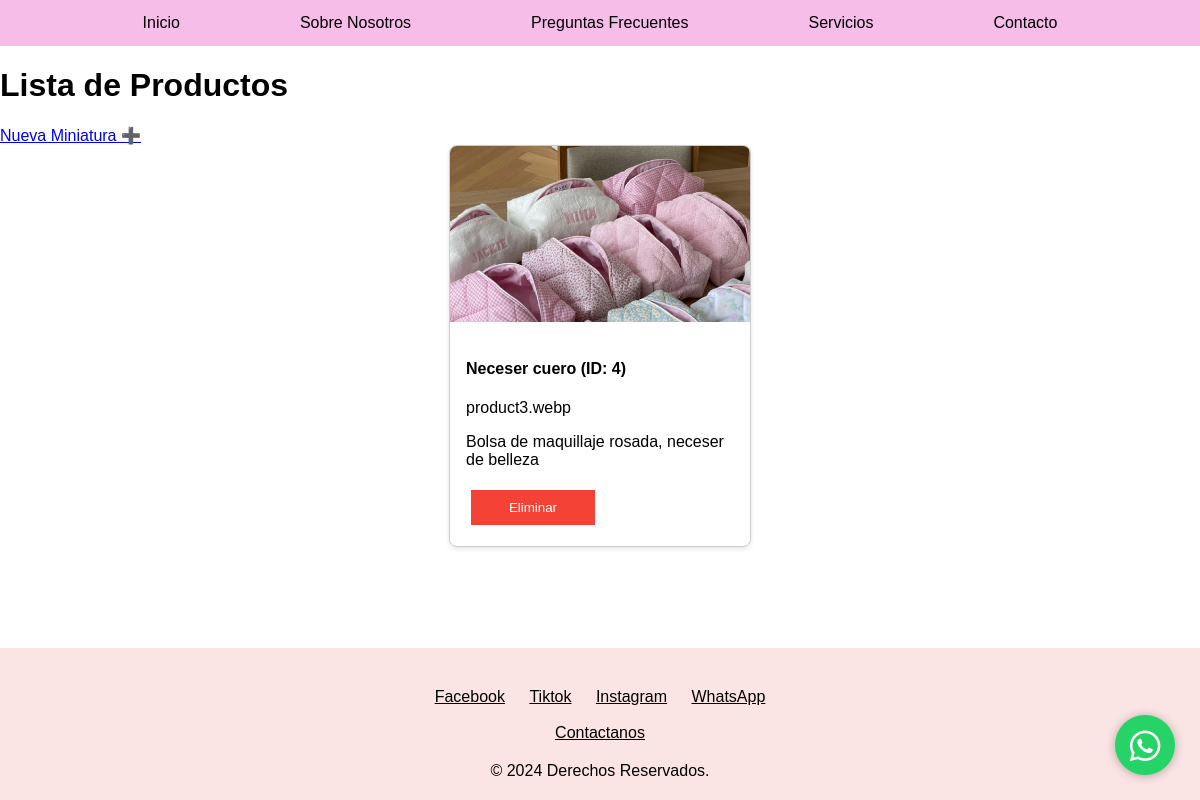
/miniaturas/1 (signed in), run on the app's committed database.
### app.py (models this page shows)
class ImagenProducto(db.Model):
    id = db.Column(db.Integer, primary_key=True)
    ruta_imagen = db.Column(db.String(255), nullable=False)
    imagen_alt = db.Column(db.String(255), nullable=True)
    producto_id = db.Column(db.Integer, db.ForeignKey('producto.id'), nullable=False)
    producto = db.relationship('Producto', back_populates='imagenes')

class Producto(db.Model):
    id = db.Column(db.Integer, primary_key=True)
    nombre = db.Column(db.String(80), unique=False, nullable=False)
    descripcion = db.Column(db.String(180), unique=False, nullable=False)
    imagen_url = db.Column(db.String(120), unique=True, nullable=False)
    imagen_alt = db.Column(db.String(120), unique=False, nullable=True)
    parrafo_descripcion_1 = db.Column(db.String(120), unique=False, nullable=False)
    parrafo_descripcion_2 = db.Column(db.String(120), unique=False, nullable=False)
    precio = db.Column(db.Integer, unique=False, nullable=False)
    imagenes = db.relationship('ImagenProducto', back_populates='producto', lazy='dynamic')

### app.py (the view)
@app.route('/miniaturas/<int:id>', methods=['GET'])
@login_required
def mostrar_miniaturas(id):
    miniaturas = ImagenProducto.query.filter_by(producto_id=id).all()
    producto = Producto.query.get_or_404(id)
    return render_template('mostrar_miniaturas.html', miniaturas=miniaturas, producto=producto)

### app.py (called while the page is built)
@login_manager.user_loader
def load_user(user_id):
    return User(user_id)

### templates/mostrar_miniaturas.html (shortened to what this page needs)
{% extends "video-tiktok.html" %}
{% block content %}
<body>
    <h1>Lista de Productos</h1>
    <a href="/nueva-miniatura/{{ producto.id }}">Nueva Miniatura ➕</a><br>
    <div class="cards-container">
        {% for miniatura in miniaturas %}
            <div class="card">
                <div class="card-image" style="background-image: url('{{ url_for('static', filename='images/productos/miniaturas/' + miniatura.ruta_imagen) }}');" title="{{ miniatura.imagen_alt }}"></div>
                <div class="container">
                <h4>{{ producto.nombre }} (ID: {{ miniatura.id }})</h4>
                <p>{{ miniatura.ruta_imagen }}</p>
                <p>{{ miniatura.imagen_alt }}</p>
                <div class="buttons-container">
                    <form action="/eliminar_miniatura/{{ miniatura.id }}" method="post" style="display: inline;">
                    <button type="submit" class="button-red">Eliminar</button>
                    </form>
                </div>
                </div>
            </div>
        {% endfor %}
    </div>
</body>
{% endblock %}

### static/styles/style-base.css (style rules this page uses)
body, html { font-family: 'Caviar Dreams', sans-serif; margin: 0; padding: 0; background-image: url('../images/fondo_canvahd.png'); background-size: cover; background-position: center; overflow-x: hidden; }
body { display: flex; flex-direction: column; min-height: 100vh; }

### templates/mostrar_miniaturas.html (style rules this page uses)
.cards-container { display: flex; flex-wrap: wrap; gap: 20px; justify-content: center; }
.card { display: flex; flex-direction: column; justify-content: space-between; width: 300px; height: 400px; background-color: #fff; border: 1px solid #ccc; box-shadow: 0 2px 5px rgba(0,0,0,0.1); overflow: hidden; border-radius: 8px; }
.card .card-image { width: 100%; height: 50%; background-size: cover; background-position: center; }
.container { padding: 16px; }
.button-red, .button-yellow { display: inline-block; margin: 5px; padding: 10px; border: none; cursor: pointer; width: calc(50% - 10px); text-align: center; }
.button-red { background-color: #f44336; color: white; }

### data on the page
ImagenProducto: ruta_imagen (picture), id "4", ruta_imagen "product3.webp", imagen_alt "Bolsa de maquillaje rosada, neceser de belleza"
Producto: nombre "Neceser cuero"
